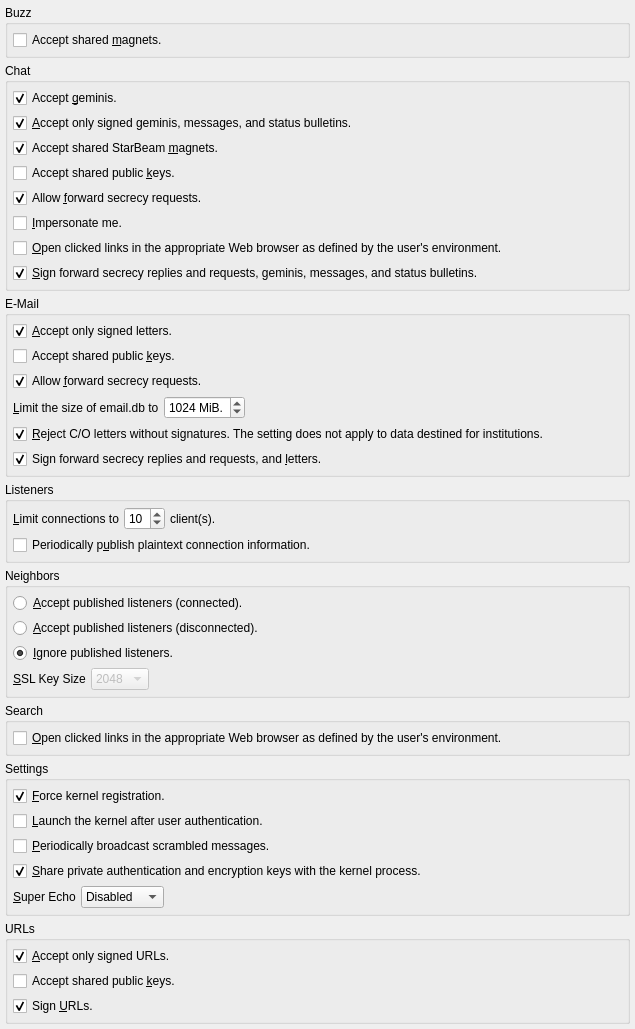
          <widget class="QWidget" name="scrollAreaWidgetContents_3">
           <property name="geometry">
            <rect>
             <x>0</x>
             <y>0</y>
             <width>635</width>
             <height>966</height>
            </rect>
           </property>
           <layout class="QVBoxLayout" name="verticalLayout_11">
            <property name="spacing">
             <number>5</number>
            </property>
            <property name="leftMargin">
             <number>5</number>
            </property>
            <property name="topMargin">
             <number>5</number>
            </property>
            <property name="rightMargin">
             <number>5</number>
            </property>
            <property name="bottomMargin">
             <number>5</number>
            </property>
            <item>
             <widget class="QGroupBox" name="groupBox_4">
              <property name="title">
               <string>Buzz</string>
              </property>
              <layout class="QVBoxLayout" name="verticalLayout_5">
               <property name="spacing">
                <number>5</number>
               </property>
               <property name="leftMargin">
                <number>5</number>
               </property>
               <property name="topMargin">
                <number>5</number>
               </property>
               <property name="rightMargin">
                <number>5</number>
               </property>
               <property name="bottomMargin">
                <number>5</number>
               </property>
               <item>
                <widget class="QCheckBox" name="acceptBuzzMagnets">
                 <property name="text">
                  <string>Accept shared &amp;magnets.</string>
                 </property>
                </widget>
               </item>
              </layout>
             </widget>
            </item>
            <item>
             <widget class="QGroupBox" name="groupBox_3">
              <property name="title">
               <string>Chat</string>
              </property>
              <layout class="QVBoxLayout" name="verticalLayout_6">
               <property name="spacing">
                <number>5</number>
               </property>
               <property name="leftMargin">
                <number>5</number>
               </property>
               <property name="topMargin">
                <number>5</number>
               </property>
               <property name="rightMargin">
                <number>5</number>
               </property>
               <property name="bottomMargin">
                <number>5</number>
               </property>
               <item>
                <widget class="QCheckBox" name="acceptGeminis">
                 <property name="text">
                  <string>Accept &amp;geminis.</string>
                 </property>
                 <property name="checked">
                  <bool>true</bool>
                 </property>
                </widget>
               </item>
               <item>
                <widget class="QCheckBox" name="chatAcceptSigned">
                 <property name="text">
                  <string>&amp;Accept only signed geminis, messages, and status bulletins.</string>
                 </property>
                 <property name="checked">
                  <bool>true</bool>
                 </property>
                </widget>
               </item>
               <item>
                <widget class="QCheckBox" name="autoAddSharedSBMagnets">
                 <property name="sizePolicy">
                  <sizepolicy hsizetype="Minimum" vsizetype="Preferred">
                   <horstretch>0</horstretch>
                   <verstretch>0</verstretch>
                  </sizepolicy>
                 </property>
                 <property name="text">
                  <string>Accept shared StarBeam &amp;magnets.</string>
                 </property>
                 <property name="checked">
                  <bool>true</bool>
                 </property>
                </widget>
               </item>
               <item>
                <widget class="QCheckBox" name="acceptChatKeys">
                 <property name="text">
                  <string>Accept shared public &amp;keys.</string>
                 </property>
                </widget>
               </item>
               <item>
                <widget class="QCheckBox" name="chat_fs_request">
                 <property name="sizePolicy">
                  <sizepolicy hsizetype="Minimum" vsizetype="Preferred">
                   <horstretch>0</horstretch>
                   <verstretch>0</verstretch>
                  </sizepolicy>
                 </property>
                 <property name="text">
                  <string>Allow &amp;forward secrecy requests.</string>
                 </property>
                 <property name="checked">
                  <bool>true</bool>
                 </property>
                </widget>
               </item>
               <item>
                <widget class="QCheckBox" name="impersonate">
                 <property name="toolTip">
                  <string>Broadcast odd messages at odd times. Please note that this option will advertise your presence.</string>
                 </property>
                 <property name="text">
                  <string>&amp;Impersonate me.</string>
                 </property>
                </widget>
               </item>
               <item>
                <widget class="QCheckBox" name="chatOpenLinks">
                 <property name="text">
                  <string>&amp;Open clicked links in the appropriate Web browser as defined by the user's environment.</string>
                 </property>
                </widget>
               </item>
               <item>
                <widget class="QCheckBox" name="chatSignMessages">
                 <property name="text">
                  <string>&amp;Sign forward secrecy replies and requests, geminis, messages, and status bulletins.</string>
                 </property>
                 <property name="checked">
                  <bool>true</bool>
                 </property>
                </widget>
               </item>
              </layout>
             </widget>
            </item>
            <item>
             <widget class="QGroupBox" name="groupBox_5">
              <property name="title">
               <string>E-Mail</string>
              </property>
              <layout class="QVBoxLayout" name="verticalLayout_8">
               <property name="spacing">
                <number>5</number>
               </property>
               <property name="leftMargin">
                <number>5</number>
               </property>
               <property name="topMargin">
                <number>5</number>
               </property>
               <property name="rightMargin">
                <number>5</number>
               </property>
               <property name="bottomMargin">
                <number>5</number>
               </property>
               <item>
                <widget class="QCheckBox" name="emailAcceptSigned">
                 <property name="sizePolicy">
                  <sizepolicy hsizetype="Minimum" vsizetype="Preferred">
                   <horstretch>0</horstretch>
                   <verstretch>0</verstretch>
                  </sizepolicy>
                 </property>
                 <property name="text">
                  <string>&amp;Accept only signed letters.</string>
                 </property>
                 <property name="checked">
                  <bool>true</bool>
                 </property>
                </widget>
               </item>
               <item>
                <widget class="QCheckBox" name="acceptEmailKeys">
                 <property name="sizePolicy">
                  <sizepolicy hsizetype="Minimum" vsizetype="Preferred">
                   <horstretch>0</horstretch>
                   <verstretch>0</verstretch>
                  </sizepolicy>
                 </property>
                 <property name="text">
                  <string>Accept shared public &amp;keys.</string>
                 </property>
                </widget>
               </item>
               <item>
                <widget class="QCheckBox" name="email_fs_request">
                 <property name="sizePolicy">
                  <sizepolicy hsizetype="Minimum" vsizetype="Preferred">
                   <horstretch>0</horstretch>
                   <verstretch>0</verstretch>
                  </sizepolicy>
                 </property>
                 <property name="text">
                  <string>Allow &amp;forward secrecy requests.</string>
                 </property>
                 <property name="checked">
                  <bool>true</bool>
                 </property>
                </widget>
               </item>
               <item>
                <layout class="QHBoxLayout" name="horizontalLayout_63">
                 <property name="spacing">
                  <number>5</number>
                 </property>
                 <item>
                  <widget class="QLabel" name="label_76">
                   <property name="text">
                    <string>&amp;Limit the size of email.db to</string>
                   </property>
                   <property name="buddy">
                    <cstring>maximumEmailFileSize</cstring>
                   </property>
                  </widget>
                 </item>
                 <item>
                  <widget class="QSpinBox" name="maximumEmailFileSize">
                   <property name="suffix">
                    <string> MiB.</string>
                   </property>
                   <property name="minimum">
                    <number>1</number>
                   </property>
                   <property name="maximum">
                    <number>5000</number>
                   </property>
                   <property name="value">
                    <number>1024</number>
                   </property>
                  </widget>
                 </item>
                 <item>
                  <spacer name="horizontalSpacer_47">
                   <property name="orientation">
                    <enum>Qt::Horizontal</enum>
                   </property>
                   <property name="sizeHint" stdset="0">
                    <size>
                     <width>40</width>
                     <height>20</height>
                    </size>
                   </property>
                  </spacer>
                 </item>
                </layout>
               </item>
               <item>
                <widget class="QCheckBox" name="coAcceptSigned">
                 <property name="text">
                  <string>&amp;Reject C/O letters without signatures. The setting does not apply to data destined for institutions.</string>
                 </property>
                 <property name="checked">
                  <bool>true</bool>
                 </property>
                </widget>
               </item>
               <item>
                <widget class="QCheckBox" name="emailSignMessages">
                 <property name="sizePolicy">
                  <sizepolicy hsizetype="Minimum" vsizetype="Preferred">
                   <horstretch>0</horstretch>
                   <verstretch>0</verstretch>
                  </sizepolicy>
                 </property>
                 <property name="toolTip">
                  <string>&lt;html&gt;&lt;head/&gt;&lt;body&gt;&lt;p&gt;The kernel is responsible for signing messages. Please avoid toggling this checkbox until queued messages have been processed by the kernel.&lt;/p&gt;&lt;/body&gt;&lt;/html&gt;</string>
                 </property>
                 <property name="text">
                  <string>Sign forward secrecy replies and requests, and &amp;letters.</string>
                 </property>
                 <property name="checked">
                  <bool>true</bool>
                 </property>
                </widget>
               </item>
              </layout>
             </widget>
            </item>
            <item>
             <widget class="QGroupBox" name="groupBox_8">
              <property name="title">
               <string>Listeners</string>
              </property>
              <layout class="QVBoxLayout" name="verticalLayout_13">
               <property name="spacing">
                <number>5</number>
               </property>
               <property name="leftMargin">
                <number>5</number>
               </property>
               <property name="topMargin">
                <number>5</number>
               </property>
               <property name="rightMargin">
                <number>5</number>
               </property>
               <property name="bottomMargin">
                <number>5</number>
               </property>
               <item>
                <layout class="QHBoxLayout" name="horizontalLayout_10">
                 <property name="spacing">
                  <number>5</number>
                 </property>
                 <item>
                  <widget class="QLabel" name="label_86">
                   <property name="text">
                    <string>&amp;Limit connections to</string>
                   </property>
                   <property name="buddy">
                    <cstring>limitConnections</cstring>
                   </property>
                  </widget>
                 </item>
                 <item>
                  <widget class="QSpinBox" name="limitConnections">
                   <property name="toolTip">
                    <string>Limit the number of connections per client IP address.</string>
                   </property>
                   <property name="minimum">
                    <number>1</number>
                   </property>
                   <property name="maximum">
                    <number>50</number>
                   </property>
                   <property name="value">
                    <number>10</number>
                   </property>
                  </widget>
                 </item>
                 <item>
                  <widget class="QLabel" name="label_96">
                   <property name="text">
                    <string>client(s).</string>
                   </property>
                  </widget>
                 </item>
                 <item>
                  <spacer name="horizontalSpacer_20">
                   <property name="orientation">
                    <enum>Qt::Horizontal</enum>
                   </property>
                   <property name="sizeHint" stdset="0">
                    <size>
                     <width>40</width>
                     <height>20</height>
                    </size>
                   </property>
                  </spacer>
                 </item>
                </layout>
               </item>
               <item>
                <widget class="QCheckBox" name="publishPeriodically">
                 <property name="sizePolicy">
                  <sizepolicy hsizetype="Minimum" vsizetype="Preferred">
                   <horstretch>0</horstretch>
                   <verstretch>0</verstretch>
                  </sizepolicy>
                 </property>
                 <property name="toolTip">
                  <string>External IP information is required.</string>
                 </property>
                 <property name="text">
                  <string>Periodically p&amp;ublish plaintext connection information.</string>
                 </property>
                </widget>
               </item>
              </layout>
             </widget>
            </item>
            <item>
             <widget class="QGroupBox" name="groupBox_10">
              <property name="title">
               <string>Neighbors</string>
              </property>
              <layout class="QVBoxLayout" name="verticalLayout_15">
               <property name="spacing">
                <number>5</number>
               </property>
               <property name="leftMargin">
                <number>5</number>
               </property>
               <property name="topMargin">
                <number>5</number>
               </property>
               <property name="rightMargin">
                <number>5</number>
               </property>
               <property name="bottomMargin">
                <number>5</number>
               </property>
               <item>
                <widget class="QRadioButton" name="acceptPublishedConnected">
                 <property name="sizePolicy">
                  <sizepolicy hsizetype="Minimum" vsizetype="Preferred">
                   <horstretch>0</horstretch>
                   <verstretch>0</verstretch>
                  </sizepolicy>
                 </property>
                 <property name="toolTip">
                  <string>Select this option if you would like to accept and connect to published listeners.</string>
                 </property>
                 <property name="text">
                  <string>&amp;Accept published listeners (connected).</string>
                 </property>
                </widget>
               </item>
               <item>
                <widget class="QRadioButton" name="acceptPublishedDisconnected">
                 <property name="sizePolicy">
                  <sizepolicy hsizetype="Minimum" vsizetype="Preferred">
                   <horstretch>0</horstretch>
                   <verstretch>0</verstretch>
                  </sizepolicy>
                 </property>
                 <property name="toolTip">
                  <string>Select this option if you would like to accept published listeners.</string>
                 </property>
                 <property name="text">
                  <string>&amp;Accept published listeners (disconnected).</string>
                 </property>
                 <property name="checked">
                  <bool>false</bool>
                 </property>
                </widget>
               </item>
               <item>
                <widget class="QRadioButton" name="ignorePublished">
                 <property name="sizePolicy">
                  <sizepolicy hsizetype="Minimum" vsizetype="Preferred">
                   <horstretch>0</horstretch>
                   <verstretch>0</verstretch>
                  </sizepolicy>
                 </property>
                 <property name="text">
                  <string>&amp;Ignore published listeners.</string>
                 </property>
                 <property name="checked">
                  <bool>true</bool>
                 </property>
                </widget>
               </item>
               <item>
                <layout class="QHBoxLayout" name="horizontalLayout">
                 <property name="spacing">
                  <number>5</number>
                 </property>
                 <item>
                  <widget class="QLabel" name="label_32">
                   <property name="text">
                    <string>&amp;SSL Key Size</string>
                   </property>
                   <property name="buddy">
                    <cstring>publishedKeySize</cstring>
                   </property>
                  </widget>
                 </item>
                 <item>
                  <widget class="QComboBox" name="publishedKeySize">
                   <property name="enabled">
                    <bool>false</bool>
                   </property>
                   <property name="sizeAdjustPolicy">
                    <enum>QComboBox::AdjustToContents</enum>
                   </property>
                   <item>
                    <property name="text">
                     <string>2048</string>
                    </property>
                   </item>
                   <item>
                    <property name="text">
                     <string>3072</string>
                    </property>
                   </item>
                   <item>
                    <property name="text">
                     <string>4096</string>
                    </property>
                   </item>
                  </widget>
                 </item>
                 <item>
                  <spacer name="horizontalSpacer">
                   <property name="orientation">
                    <enum>Qt::Horizontal</enum>
                   </property>
                   <property name="sizeHint" stdset="0">
                    <size>
                     <width>40</width>
                     <height>20</height>
                    </size>
                   </property>
                  </spacer>
                 </item>
                </layout>
               </item>
              </layout>
             </widget>
            </item>
            <item>
             <widget class="QGroupBox" name="groupBox_16">
              <property name="title">
               <string>Search</string>
              </property>
              <layout class="QVBoxLayout" name="verticalLayout_18">
               <property name="spacing">
                <number>5</number>
               </property>
               <property name="leftMargin">
                <number>5</number>
               </property>
               <property name="topMargin">
                <number>5</number>
               </property>
               <property name="rightMargin">
                <number>5</number>
               </property>
               <property name="bottomMargin">
                <number>5</number>
               </property>
               <item>
                <widget class="QCheckBox" name="openlinks">
                 <property name="text">
                  <string>&amp;Open clicked links in the appropriate Web browser as defined by the user's environment.</string>
                 </property>
                </widget>
               </item>
              </layout>
             </widget>
            </item>
            <item>
             <widget class="QGroupBox" name="groupBox_11">
              <property name="title">
               <string>Settings</string>
              </property>
              <layout class="QVBoxLayout" name="verticalLayout_16">
               <property name="spacing">
                <number>5</number>
               </property>
               <property name="leftMargin">
                <number>5</number>
               </property>
               <property name="topMargin">
                <number>5</number>
               </property>
               <property name="rightMargin">
                <number>5</number>
               </property>
               <property name="bottomMargin">
                <number>5</number>
               </property>
               <item>
                <widget class="QCheckBox" name="forceRegistration">
                 <property name="sizePolicy">
                  <sizepolicy hsizetype="Minimum" vsizetype="Preferred">
                   <horstretch>0</horstretch>
                   <verstretch>0</verstretch>
                  </sizepolicy>
                 </property>
                 <property name="toolTip">
                  <string>&lt;html&gt;&lt;head/&gt;&lt;body&gt;&lt;p&gt;Please enable this option if you would like to force kernel registration. By forcing kernel registration, an existing kernel process that Spot-On is aware of will be deactivated. You may wish to use this option if a kernel was not deactivated properly.&lt;/p&gt;&lt;/body&gt;&lt;/html&gt;</string>
                 </property>
                 <property name="text">
                  <string>&amp;Force kernel registration.</string>
                 </property>
                 <property name="checked">
                  <bool>true</bool>
                 </property>
                </widget>
               </item>
               <item>
                <widget class="QCheckBox" name="launchKernel">
                 <property name="text">
                  <string>&amp;Launch the kernel after user authentication.</string>
                 </property>
                </widget>
               </item>
               <item>
                <widget class="QCheckBox" name="scrambler">
                 <property name="sizePolicy">
                  <sizepolicy hsizetype="Minimum" vsizetype="Preferred">
                   <horstretch>0</horstretch>
                   <verstretch>0</verstretch>
                  </sizepolicy>
                 </property>
                 <property name="toolTip">
                  <string>Please note that this option will advertise your presence.</string>
                 </property>
                 <property name="text">
                  <string>&amp;Periodically broadcast scrambled messages.</string>
                 </property>
                </widget>
               </item>
               <item>
                <widget class="QCheckBox" name="sharePrivateKeys">
                 <property name="toolTip">
                  <string>Automatically share the private authentication and encryption keys with a kernel process. If this option is disabled, the user interface will provide reminders.</string>
                 </property>
                 <property name="text">
                  <string>&amp;Share private authentication and encryption keys with the kernel process.</string>
                 </property>
                 <property name="checked">
                  <bool>true</bool>
                 </property>
                </widget>
               </item>
               <item>
                <layout class="QHBoxLayout" name="horizontalLayout_23">
                 <property name="spacing">
                  <number>5</number>
                 </property>
                 <item>
                  <widget class="QLabel" name="label_119">
                   <property name="text">
                    <string>&amp;Super Echo</string>
                   </property>
                   <property name="buddy">
                    <cstring>superEcho</cstring>
                   </property>
                  </widget>
                 </item>
                 <item>
                  <widget class="QComboBox" name="superEcho">
                   <property name="toolTip">
                    <string>&lt;html&gt;&lt;head/&gt;&lt;body&gt;&lt;p&gt;If enabled, messages that are interpreted correctly will be echoed. Please note that this option will advertise your presence. This option does not supersede a half-echo agreement.&lt;/p&gt;&lt;/body&gt;&lt;/html&gt;</string>
                   </property>
                   <property name="currentIndex">
                    <number>1</number>
                   </property>
                   <property name="sizeAdjustPolicy">
                    <enum>QComboBox::AdjustToContents</enum>
                   </property>
                   <item>
                    <property name="text">
                     <string>Complete</string>
                    </property>
                   </item>
                   <item>
                    <property name="text">
                     <string>Disabled</string>
                    </property>
                   </item>
                  </widget>
                 </item>
                 <item>
                  <spacer name="horizontalSpacer_30">
                   <property name="orientation">
                    <enum>Qt::Horizontal</enum>
                   </property>
                   <property name="sizeHint" stdset="0">
                    <size>
                     <width>40</width>
                     <height>20</height>
                    </size>
                   </property>
                  </spacer>
                 </item>
                </layout>
               </item>
              </layout>
             </widget>
            </item>
            <item>
             <widget class="QGroupBox" name="groupBox_15">
              <property name="title">
               <string>URLs</string>
              </property>
              <layout class="QVBoxLayout" name="verticalLayout_21">
               <property name="spacing">
                <number>5</number>
               </property>
               <property name="leftMargin">
                <number>5</number>
               </property>
               <property name="topMargin">
                <number>5</number>
               </property>
               <property name="rightMargin">
                <number>5</number>
               </property>
               <property name="bottomMargin">
                <number>5</number>
               </property>
               <item>
                <widget class="QCheckBox" name="urlAcceptSigned">
                 <property name="text">
                  <string>&amp;Accept only signed URLs.</string>
                 </property>
                 <property name="checked">
                  <bool>true</bool>
                 </property>
                </widget>
               </item>
               <item>
                <widget class="QCheckBox" name="acceptUrlKeys">
                 <property name="sizePolicy">
                  <sizepolicy hsizetype="Minimum" vsizetype="Preferred">
                   <horstretch>0</horstretch>
                   <verstretch>0</verstretch>
                  </sizepolicy>
                 </property>
                 <property name="text">
                  <string>Accept shared public &amp;keys.</string>
                 </property>
                </widget>
               </item>
               <item>
                <widget class="QCheckBox" name="urlSignMessages">
                 <property name="text">
                  <string>Sign &amp;URLs.</string>
                 </property>
                 <property name="checked">
                  <bool>true</bool>
                 </property>
                </widget>
               </item>
              </layout>
             </widget>
            </item>
            <item>
             <spacer name="verticalSpacer_2">
              <property name="orientation">
               <enum>Qt::Vertical</enum>
              </property>
              <property name="sizeHint" stdset="0">
               <size>
                <width>20</width>
                <height>40</height>
               </size>
              </property>
             </spacer>
            </item>
           </layout>
          </widget>
